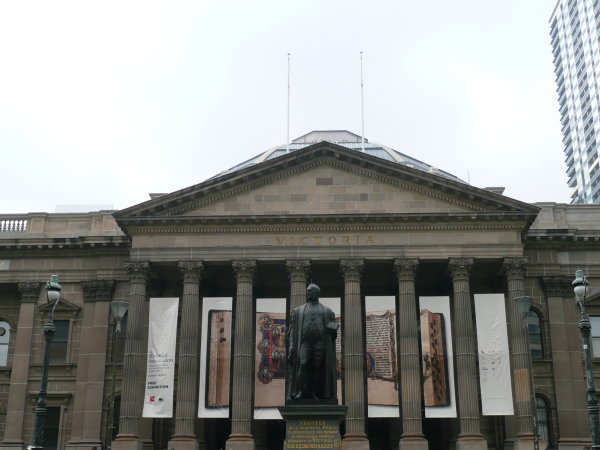
%> input picture P2/Images/Set1/1.jpg, 600 x 450 px
$ octave prob4.m   (GNU Octave 9; MATLAB toolbox functions it lacks are replaced by stand-ins)
%> lines starting %> are read from the running program, lines starting %| are printed output that depends on the picture
I1 = imread('../Images/Set1/1.jpg');
%> I1 is the input picture: size 450x600x3 uint8; mean R, G, B 145.6, 147.2, 144.3
I2 = imread('../Images/Set1/2.jpg');
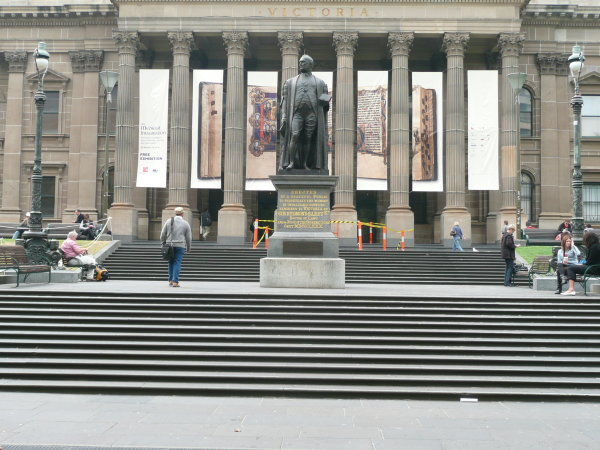
%> input picture P2/Images/Set1/2.jpg, 600 x 450 px
%> I2 is the input picture: size 450x600x3 uint8; mean R, G, B 141.1, 141.3, 135.2

G1 = rgb2gray(im2double(I1));
G2 = rgb2gray(im2double(I2));
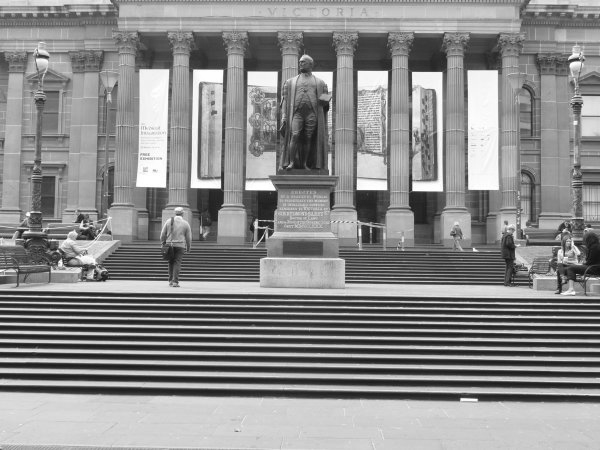
%> G2: size 450x600 double; min 0.0324, max 1, mean 0.551

I = {I1, I2};
%> I = 2 items
G = {G1, G2};
%> G = 2 items

%> (the run ends here)
